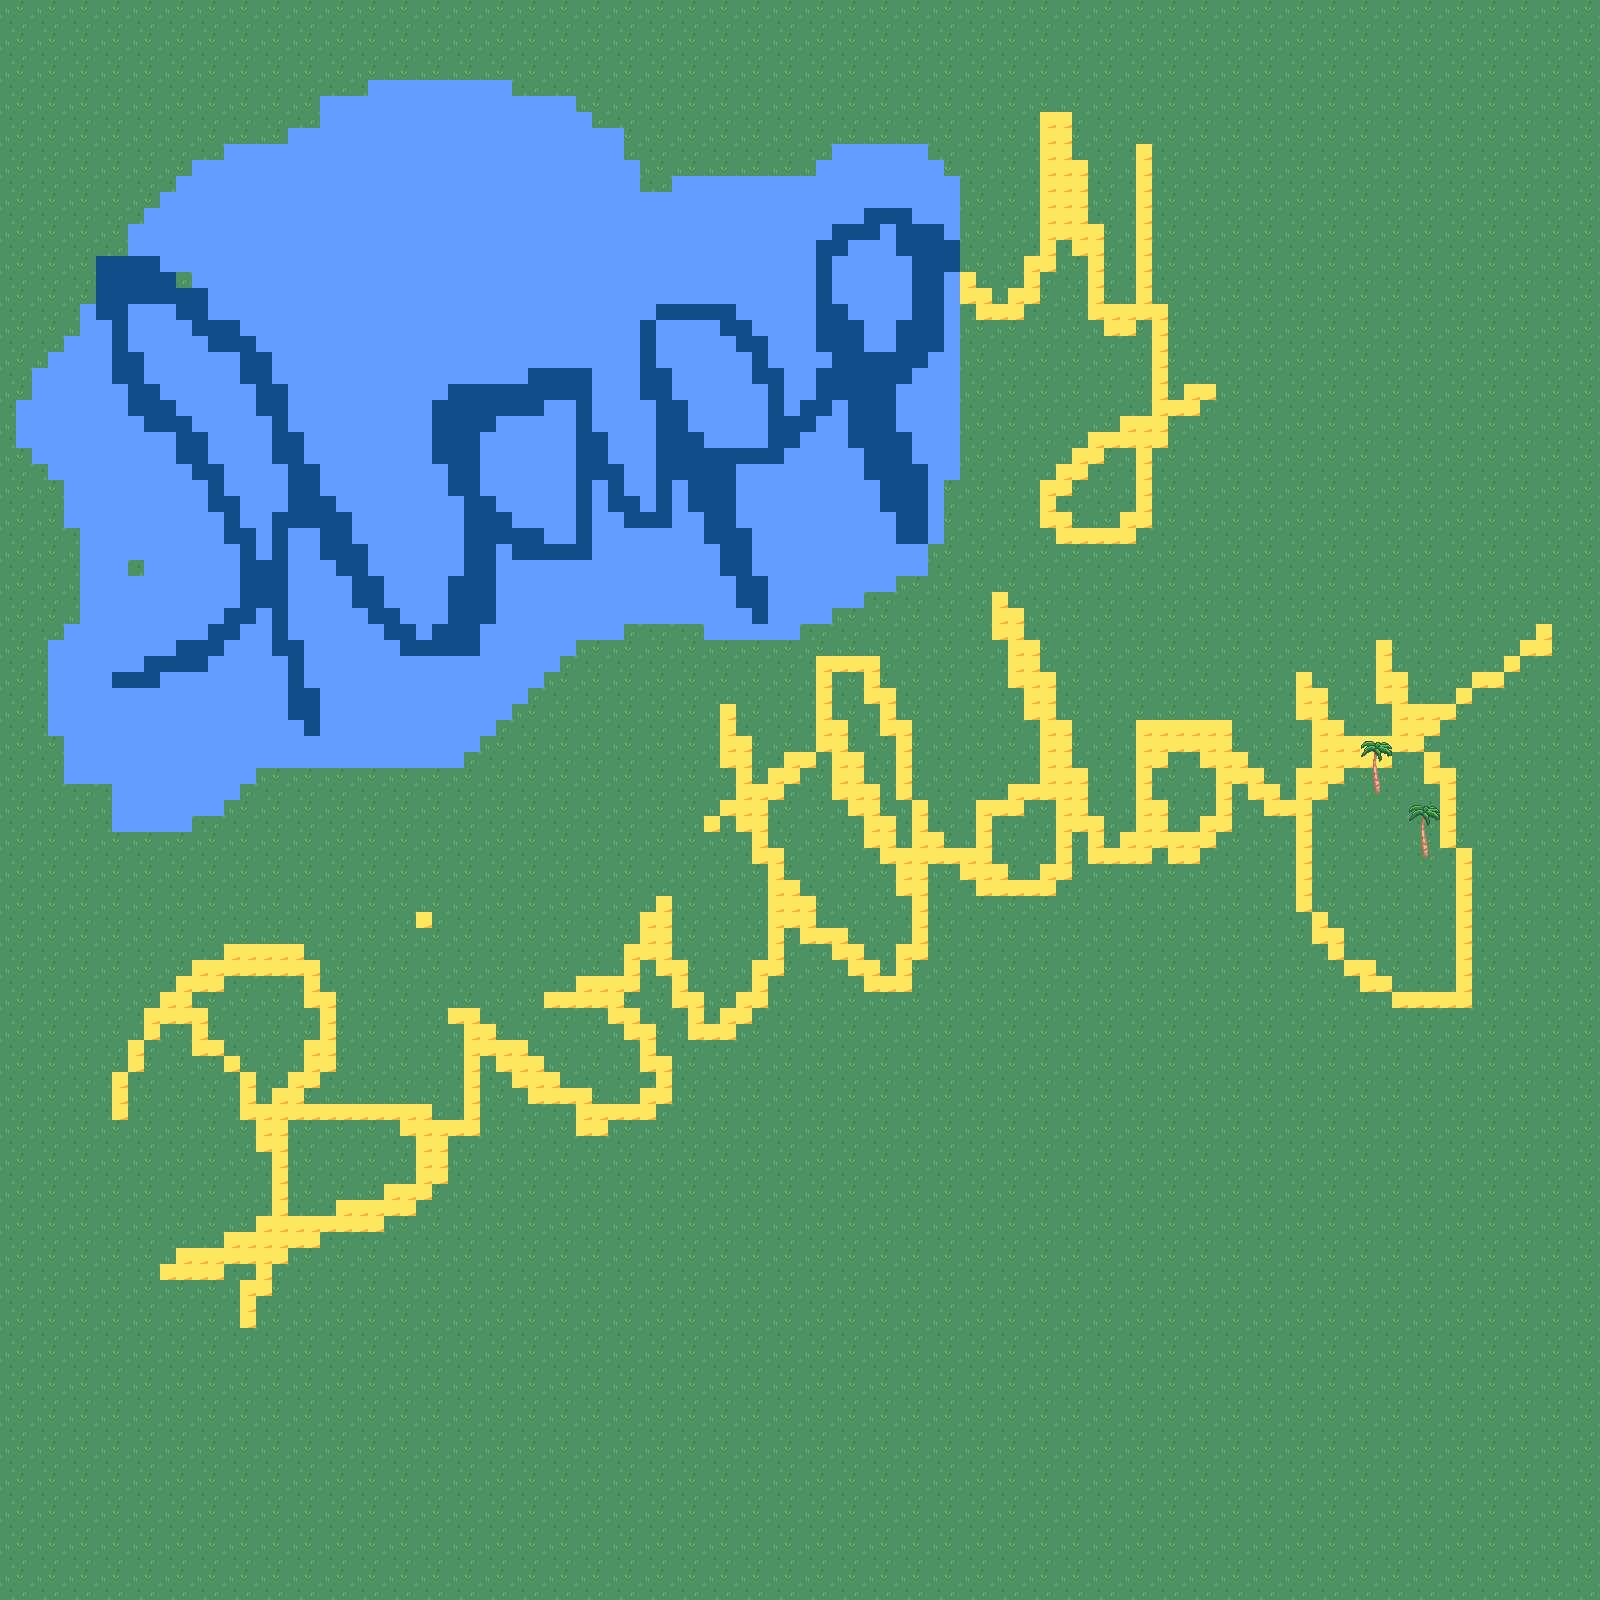

Tiled map render using the project's own tile images. Description and the map definition, with tile-layer contents summarised, below:
An orthogonal 100x100 tile map with 16x16 px tiles, 4 tile layers (background, water, cake path, Calque de Tuiles 4) and 110 objects (87x Hoop, 10x Tree, 7x Jellyfish, 4x Boundary, player).

<map version="1.10" tiledversion="1.11.2" orientation="orthogonal" renderorder="right-down" width="100" height="100" tilewidth="16" tileheight="16" infinite="0" nextlayerid="10" nextobjectid="128">
 <tileset firstgid="1" source="Beach_Tileset.tsx" />
 <layer id="1" name="background" width="100" height="100">
  <data>[10000 cells, 10000 non-empty, 4 distinct tile ids]</data>
 </layer>
 <layer id="3" name="water" width="100" height="100">
  <data>[10000 cells, 1944 non-empty, 4 distinct tile ids]</data>
 </layer>
 <layer id="5" name="cake path" width="100" height="100">
  <data>[10000 cells, 935 non-empty, 2 distinct tile ids]</data>
 </layer>
 <layer id="9" name="Calque de Tuiles 4" width="100" height="100">
  <data>[10000 cells, 16 non-empty, 8 distinct tile ids]</data>
 </layer>
 <objectgroup id="4" name="Hoops">
  <object id="1" name="player" x="115.333" y="678.667">
   <point />
  </object>
  <object id="2" name="Hoop" x="263.333" y="597.333">
   <point />
  </object>
  <object id="4" name="Hoop" x="325.333" y="719">
   <point />
  </object>
  <object id="5" name="Hoop" x="271.333" y="403.333">
   <point />
  </object>
  <object id="6" name="Hoop" x="222.667" y="339.333">
   <point />
  </object>
  <object id="7" name="Hoop" x="128.334" y="290.666">
   <point />
  </object>
  <object id="8" name="Hoop" x="163.5" y="414">
   <point />
  </object>
  <object id="9" name="Hoop" x="207.167" y="472">
   <point />
  </object>
  <object id="10" name="Hoop" x="248.667" y="536">
   <point />
  </object>
  <object id="11" name="Hoop" x="326.333" y="514.167">
   <point />
  </object>
  <object id="12" name="Hoop" x="372" y="601.333">
   <point />
  </object>
  <object id="13" name="Hoop" x="446.666" y="636.667">
   <point />
  </object>
  <object id="14" name="Hoop" x="491.667" y="548.167">
   <point />
  </object>
  <object id="15" name="Hoop" x="461.334" y="438">
   <point />
  </object>
  <object id="16" name="Hoop" x="527" y="405">
   <point />
  </object>
  <object id="17" name="Hoop" x="591.333" y="472">
   <point />
  </object>
  <object id="18" name="Hoop" x="582" y="553.333">
   <point />
  </object>
  <object id="19" name="Hoop" x="492" y="548.667">
   <point />
  </object>
  <object id="20" name="Hoop" x="646.667" y="526">
   <point />
  </object>
  <object id="21" name="Hoop" x="685.333" y="468">
   <point />
  </object>
  <object id="22" name="Hoop" x="726" y="584.334">
   <point />
  </object>
  <object id="23" name="Hoop" x="689.273" y="469.334">
   <point />
  </object>
  <object id="24" name="Hoop" x="642.666" y="336.667">
   <point />
  </object>
  <object id="25" name="Hoop" x="738" y="324">
   <point />
  </object>
  <object id="26" name="Hoop" x="781.333" y="438">
   <point />
  </object>
  <object id="27" name="Hoop" x="850.667" y="388.667">
   <point />
  </object>
  <object id="28" name="Hoop" x="892.333" y="512.333">
   <point />
  </object>
  <object id="29" name="Hoop" x="822" y="274.667">
   <point />
  </object>
  <object id="30" name="Hoop" x="908" y="257">
   <point />
  </object>
  <object id="31" name="Hoop" x="925.333" y="362.666">
   <point />
  </object>
  <object id="32" name="Hoop" x="851.333" y="389.667">
   <point />
  </object>
  <object id="33" name="Hoop" x="988.667" y="308.667">
   <point />
  </object>
  <object id="34" name="Hoop" x="1044" y="248">
   <point />
  </object>
  <object id="35" name="Hoop" x="1050.67" y="135.333">
   <point />
  </object>
  <object id="36" name="Hoop" x="1084" y="257.666">
   <point />
  </object>
  <object id="37" name="Hoop" x="1104.33" y="331.333">
   <point />
  </object>
  <object id="38" name="Hoop" x="1144" y="159.333">
   <point />
  </object>
  <object id="40" name="Hoop" x="1146.67" y="315.333">
   <point />
  </object>
  <object id="41" name="Hoop" x="1159.33" y="414.667">
   <point />
  </object>
  <object id="43" name="Hoop" x="1093.33" y="435.334">
   <point />
  </object>
  <object id="44" name="Hoop" x="1046" y="468.667">
   <point />
  </object>
  <object id="45" name="Hoop" x="1086.66" y="534">
   <point />
  </object>
  <object id="46" name="Hoop" x="1138.66" y="485.333">
   <point />
  </object>
  <object id="47" name="Hoop" x="1163" y="414.083">
   <point />
  </object>
  <object id="48" name="Hoop" x="1249.33" y="475">
   <point />
  </object>
  <object id="49" name="Hoop" x="1327" y="561.667">
   <point />
  </object>
  <object id="50" name="Hoop" x="1383" y="648">
   <point />
  </object>
  <object id="51" name="Hoop" x="1410.67" y="735">
   <point />
  </object>
  <object id="52" name="Hoop" x="1454" y="845.333">
   <point />
  </object>
  <object id="53" name="Hoop" x="1453" y="987.337">
   <point />
  </object>
  <object id="54" name="Hoop" x="1358.08" y="964.25">
   <point />
  </object>
  <object id="55" name="Hoop" x="1295" y="803.333">
   <point />
  </object>
  <object id="56" name="Hoop" x="1333" y="760">
   <point />
  </object>
  <object id="57" name="Hoop" x="1291" y="691.334">
   <point />
  </object>
  <object id="58" name="Hoop" x="1297.34" y="803.584">
   <point />
  </object>
  <object id="59" name="Hoop" x="1220.33" y="727.333">
   <point />
  </object>
  <object id="60" name="Hoop" x="1143" y="734">
   <point />
  </object>
  <object id="61" name="Hoop" x="1155.33" y="831.667">
   <point />
  </object>
  <object id="62" name="Hoop" x="1256.67" y="798">
   <point />
  </object>
  <object id="63" name="Hoop" x="1094.33" y="859.333">
   <point />
  </object>
  <object id="64" name="Hoop" x="1001.33" y="621">
   <point />
  </object>
  <object id="65" name="Hoop" x="1050" y="782">
   <point />
  </object>
  <object id="66" name="Hoop" x="1018.67" y="794.667">
   <point />
  </object>
  <object id="67" name="Hoop" x="986.333" y="884.666">
   <point />
  </object>
  <object id="68" name="Hoop" x="1052.67" y="881.667">
   <point />
  </object>
  <object id="69" name="Hoop" x="979" y="886">
   <point />
  </object>
  <object id="70" name="Hoop" x="921.667" y="860">
   <point />
  </object>
  <object id="71" name="Hoop" x="836" y="759">
   <point />
  </object>
  <object id="72" name="Hoop" x="844.667" y="669">
   <point />
  </object>
  <object id="73" name="Hoop" x="922.334" y="957.667">
   <point />
  </object>
  <object id="74" name="Hoop" x="815" y="937">
   <point />
  </object>
  <object id="75" name="Hoop" x="757.667" y="840">
   <point />
  </object>
  <object id="77" name="Hoop" x="729.333" y="738.333">
   <point />
  </object>
  <object id="81" name="Hoop" x="778" y="967">
   <point />
  </object>
  <object id="82" name="Hoop" x="709" y="1031.67">
   <point />
  </object>
  <object id="83" name="Hoop" x="661" y="921.667">
   <point />
  </object>
  <object id="85" name="Hoop" x="631" y="963.333">
   <point />
  </object>
  <object id="86" name="Hoop" x="591.333" y="1002">
   <point />
  </object>
  <object id="87" name="Hoop" x="662.333" y="1080.34">
   <point />
  </object>
  <object id="88" name="Hoop" x="591" y="1125">
   <point />
  </object>
  <object id="89" name="Hoop" x="470.667" y="1024.34">
   <point />
  </object>
  <object id="90" name="Hoop" x="469.667" y="1130.67">
   <point />
  </object>
  <object id="91" name="Hoop" x="279" y="1243.33">
   <point />
  </object>
  <object id="92" x="272.667" y="1122.33">
   <point />
  </object>
  <object id="94" name="Hoop" x="273" y="1122">
   <point />
  </object>
  <object id="95" name="Hoop" x="330" y="1049">
   <point />
  </object>
  <object id="96" name="Hoop" x="302" y="960">
   <point />
  </object>
  <object id="97" name="Hoop" x="179" y="986">
   <point />
  </object>
  <object id="98" name="Hoop" x="262" y="1123">
   <point />
  </object>
  <object id="101" name="Tree" x="1115.64" y="283.271" width="9.625" height="15.875" />
  </objectgroup>
</map>
<!-- 20 of 110 objects omitted -->
